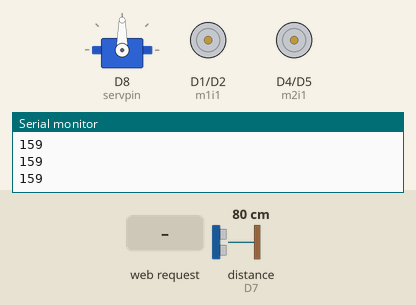
A sketch run on a simulated ESP8266 (NodeMCU). Shown: servo, motor-driver pin pairs drawn as motors (green arrow = first pin HIGH = forward, orange = second pin HIGH = backward, longer = more drive, scaled by the enable pin), the last lines printed to the serial monitor. Wiring (inferred from the names in the program): ultrasonic range finder: trigger D6; echo D7. Inputs (shaded band) come from the test bench; at power-on: distance to the obstacle (sensor on D7) 80 cm. The echo pulse lasts 58.3 µs per cm; WiFi joins after 1.5 s; servers stay silent unless stated; storage starts empty.

Above: at 2.7 s.
2.8 s: distance to the obstacle (sensor on D7) set to 14 cm
4.3 s: distance to the obstacle (sensor on D7) set to 11 cm
At 5.8 s:
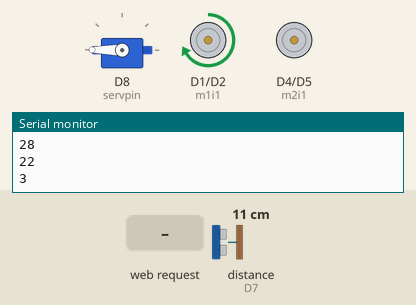
7.3 s: HTTP request GET /F received
At 7.8 s:
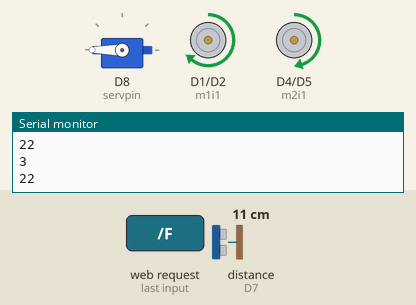
10.3 s: HTTP request GET /R received
At 12.6 s:
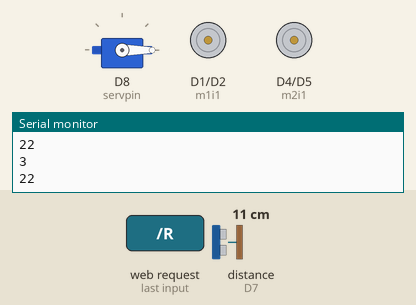
13.3 s: HTTP request GET /RE received
At 14.5 s:
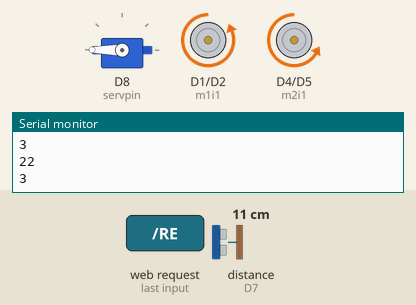
16.3 s: HTTP request GET /S received
Timing chart, 0 to 19.9 s (numbered marks = the images above; inputs shaded):
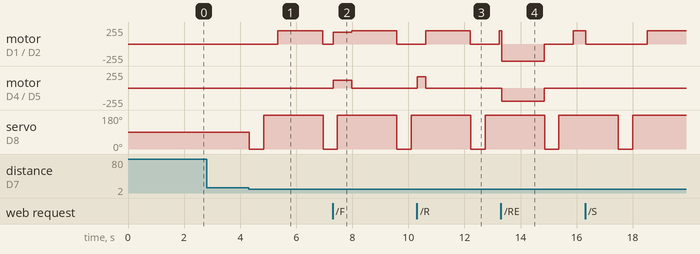

Measured:
- the behaviour switches between 13 and 12 cm on distance to the obstacle (sensor on D7) (found by bisection; images 0 and 1)
- after the input at 4.3 s, motor on D1 (m1i1) / D2 (m1i2): stopped → forward 200/255 after 1.0 s, → stopped 1.6 s later; servo on D8 (servpin): 90° → 0° at once, → 180° 0.51 s later, → 0° 2.1 s later
- after the input at 7.3 s, motor on D4 (m2i1) / D5 (m2i2): stopped → forward 120/255 at once, → stopped 0.66 s later
- after the input at 10.3 s, motor on D4 (m2i1) / D5 (m2i2): stopped → forward 170/255 at once, → stopped 0.29 s later
- after the input at 13.3 s, motor on D4 (m2i1) / D5 (m2i2): stopped → backward 200/255 at once, → stopped 1.5 s later

The sketch:

ESP8266_SPIFFS.ino
```cpp
#include <ESP8266WiFi.h>
#include <ESPAsyncTCP.h>
#include <ESPAsyncWebServer.h>
#include <FS.h>
#include<Servo.h>

AsyncWebServer server(80);
Servo myServo;
int servpin=D8;
int m1en=D0;
int m1i1=D1;
int m1i2=D2;
int m2en=D3;
int m2i1=D4;
int m2i2=D5;
int ech=D7;
int pulse=D6;
int dt=10;
int ValRead;
int CM;
int dm;
int y;
char* ssid = "Hammads's Galaxy A32";
char* password = "12345678913";
void forward();
void sto();
void right();
void left();
void rev();
int distance();
int dir();

void setup()
{
  SPIFFS.begin();
  pinMode(m1en, OUTPUT);
  pinMode(m1i2, OUTPUT);
  pinMode(m1i1, OUTPUT);
  pinMode(m2en, OUTPUT);
  pinMode(m2i2, OUTPUT);
  pinMode(m2i1, OUTPUT);
  pinMode(pulse,OUTPUT);
  pinMode(ech,INPUT);
  myServo.attach(servpin);

  WiFi.begin(ssid,password);
  Serial.begin(115200);
  while(WiFi.status()!=WL_CONNECTED)
  {
    Serial.print(".");
    delay(500);
  }
  Serial.println("");
  Serial.print("IP Address: ");
  Serial.println(WiFi.localIP());

   server.on("/", HTTP_GET, [](AsyncWebServerRequest *request){
    request->send(SPIFFS, "/index.html", String(), false);
  });

  // Route to load style.css file
  server.on("/styles.css", HTTP_GET, [](AsyncWebServerRequest *request){
    request->send(SPIFFS, "/styles.css", "text/css");

  });
    server.on("/F", HTTP_GET, [](AsyncWebServerRequest *request){
      forward();

  });
     server.on("/R", HTTP_GET, [](AsyncWebServerRequest *request){
      right();

  });
     server.on("/L", HTTP_GET, [](AsyncWebServerRequest *request){
      left();

  });
     server.on("/RE", HTTP_GET, [](AsyncWebServerRequest *request){
      rev();

  });
    server.on("/S", HTTP_GET, [](AsyncWebServerRequest *request){
      sto();

  });


  server.begin();
}

void loop()
{
  myServo.write(90);

  dm=distance();
  Serial.println(dm);


  if(dm<25){
  analogWrite(m1en,0);
  analogWrite(m2en,0);
  y=dir();
  Serial.println(y);
  switch(y)
  {
    case 1:
     right();
     delay(1000);
     sto();
     break;


    case 2:
     left();
     delay(1000);
     sto();
     break;

    case 3:
    left();
    delay(1600);
    sto();
    break;
    }
  }


}


void forward()
{
   digitalWrite(m1i1,HIGH);
   digitalWrite(m1i2,LOW);
   digitalWrite(m2i1,HIGH);
   digitalWrite(m2i2,LOW);
      server.on("/", HTTP_GET, [](AsyncWebServerRequest *request){
    request->send(SPIFFS, "/index.html", String(), false);
  });

  // Route to load style.css file
  server.on("/styles.css", HTTP_GET, [](AsyncWebServerRequest *request){
    request->send(SPIFFS, "/styles.css", "text/css");
  });

   analogWrite(m1en,180);
   analogWrite(m2en,120);
  }


void sto()
{
  digitalWrite(m1i1,HIGH);
  digitalWrite(m1i2,LOW);
  digitalWrite(m2i1,HIGH);
  digitalWrite(m2i2,LOW);
        server.on("/", HTTP_GET, [](AsyncWebServerRequest *request){
    request->send(SPIFFS, "/index.html", String(), false);
  });

  // Route to load style.css file
  server.on("/styles.css", HTTP_GET, [](AsyncWebServerRequest *request){
    request->send(SPIFFS, "/styles.css", "text/css");
  });
  analogWrite(m1en,0);
  analogWrite(m2en,0);

}


void right()
{
  digitalWrite(m1i1,HIGH);
  digitalWrite(m1i2,LOW);
  digitalWrite(m2i1,HIGH);
  digitalWrite(m2i2,LOW);
        server.on("/", HTTP_GET, [](AsyncWebServerRequest *request){
    request->send(SPIFFS, "/index.html", String(), false);
  });

  // Route to load style.css file
  server.on("/styles.css", HTTP_GET, [](AsyncWebServerRequest *request){
    request->send(SPIFFS, "/styles.css", "text/css");
  });
  analogWrite(m1en,0);
  analogWrite(m2en,170);

}


void left()
{
  digitalWrite(m1i1,HIGH);
  digitalWrite(m1i2,LOW);
  digitalWrite(m2i1,HIGH);
  digitalWrite(m2i2,LOW);
        server.on("/", HTTP_GET, [](AsyncWebServerRequest *request){
    request->send(SPIFFS, "/index.html", String(), false);
  });

  // Route to load style.css file
  server.on("/styles.css", HTTP_GET, [](AsyncWebServerRequest *request){
    request->send(SPIFFS, "/styles.css", "text/css");
  });
  analogWrite(m1en,200);
  analogWrite(m2en,0);

}


void rev()
{
  digitalWrite(m1i1,LOW);
  digitalWrite(m1i2,HIGH);
  digitalWrite(m2i1,LOW);
  digitalWrite(m2i2,HIGH);
        server.on("/", HTTP_GET, [](AsyncWebServerRequest *request){
    request->send(SPIFFS, "/index.html", String(), false);
  });

  // Route to load style.css file
  server.on("/styles.css", HTTP_GET, [](AsyncWebServerRequest *request){
    request->send(SPIFFS, "/styles.css", "text/css");
  });
  analogWrite(m1en,255);
  analogWrite(m2en,200);


}


int distance()
{
  digitalWrite(pulse,LOW);
  delayMicroseconds(dt);
  digitalWrite(pulse,HIGH);
  delayMicroseconds(dt);
  digitalWrite(pulse,LOW);
  ValRead=pulseIn(ech,HIGH);
  CM=34300.*(ValRead/1000000.);
  delay(10);
  return CM;
  }
int dir(){
  int x;
  int arr[2]={0,0};
  myServo.write(0);
  delay(500);
  arr[0]=distance();
  myServo.write(180);
  delay(500);
  arr[1]=distance();
  if(arr[0]>25){
      x=1;
    }
   else if (arr[1]>25){
      x=2;
    }
else if(arr[0]<25 && arr[1]<25){
      x=3;
    }
return x;
}
```
